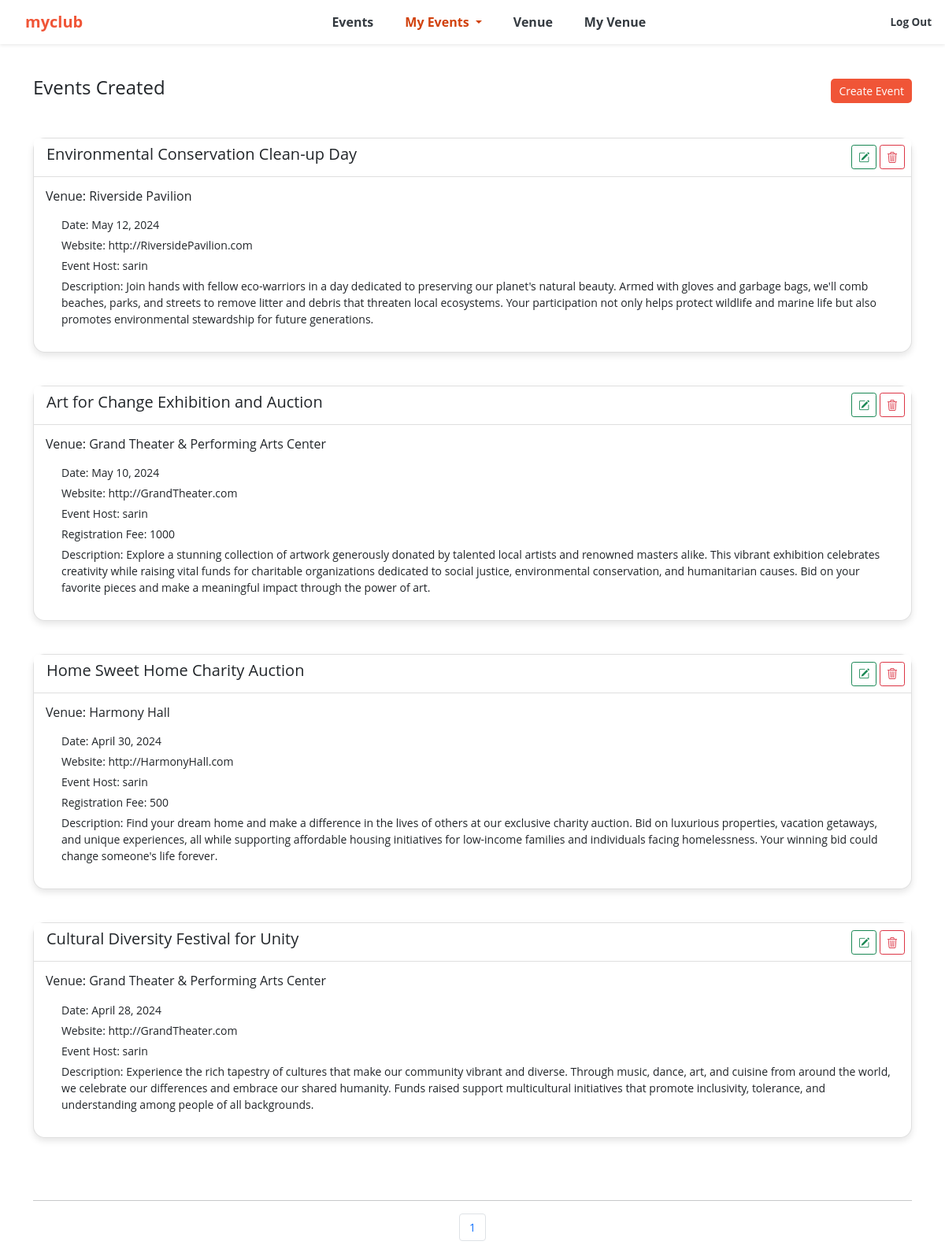
The app's page /my_events (signed in, upper part), older data.
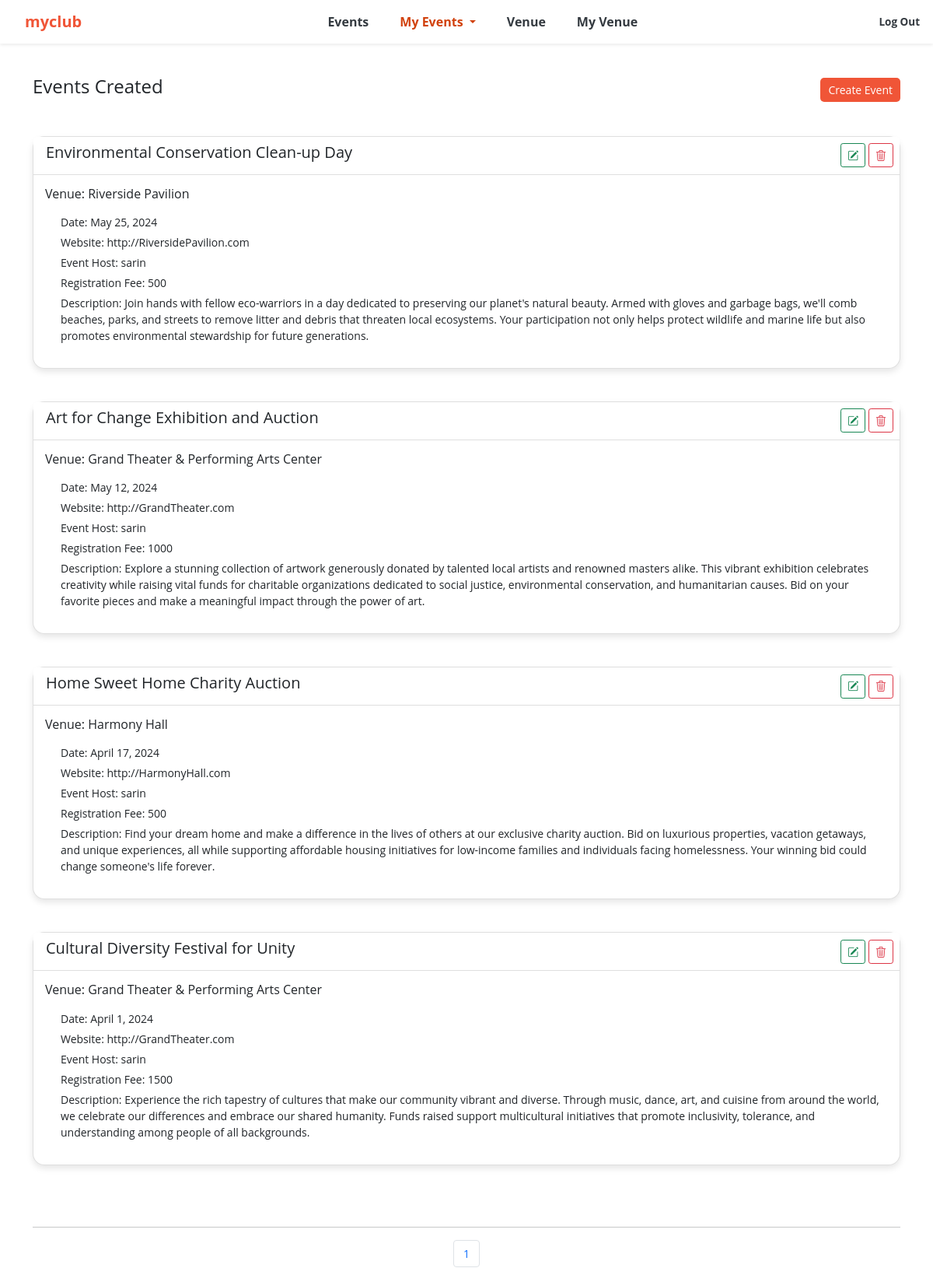
The same page, newer data.
### events/models.py (models this page shows, shortened)
class Event(models.Model):
	name = models.CharField('Event Name', max_length=120)
	event_date = models.DateField('Event Date', blank=False)
	venue = models.ForeignKey(Venue, blank=True, null=True, on_delete=models.CASCADE)
	manager = models.ForeignKey(User, blank=True, null=True, on_delete=models.SET_NULL)
	description = models.TextField(blank=False)
	registration_fee = models.IntegerField('Registration Fee', blank=False)
	def __str__(self):
		return self.name
	class Meta:
		ordering = ['-event_date']

class Venue(models.Model):
	name = models.CharField('Venue Name', max_length=120)
	address = models.CharField(max_length=300)
	zip_code = models.CharField('Zip Code', max_length=15)
	phone_regex = RegexValidator(regex=r'^\d{10}$', message="Phone number must be exactly 10 digits.")
	phone = models.CharField('Contact Phone', max_length=10, validators=[phone_regex])
	web = models.URLField('Website Address', blank=False)
	email_address = models.EmailField('Email Address', blank=False)
	owner = models.IntegerField("Venue Owner", blank=False, default=1)
	venue_description = models.TextField(blank=False)
	venue_image = models.ImageField(null=True, blank=True, upload_to="images/")
	capacity = models.IntegerField("Capacity", blank=False)
	make_public = models.BooleanField("Make Public", default=False)
	def __str__(self):
		return self.name
	class Meta:
		ordering = ['name']

### events/views.py (the view)
# urls.py: path('my_events', views.my_events, name='my_events'),
def my_events(request):
	event_list = Event.objects.filter(manager=request.user).order_by('-event_date')
	p = Paginator(event_list, 6)
	page = request.GET.get('page')
	events = p.get_page(page)
	nums = "a" * events.paginator.num_pages
	return render(request, 'events/my_events.html',
		{'event_list': event_list, 'events': events, 'nums':nums})

### events/templates/events/my_events.html (shortened to what this page needs)
{% extends 'events/base.html' %}
{% block content %}
    <nav class="custom-nav">
        <div>
            <h4>Events Created</h4>
        </div>
        <div>
            <a class="d-flex" href="{% url 'add-event' %}" style="text-decoration: none;">
                <button class="btn btn-sm btn-custom">Create Event</button>
            </a>
        </div>
    </nav>
    <br>
    {% if not events %}
        <p>You haven't created any events. Create your event to see it listed here.</p>
    {% else %}
        {% for event in events %}
            <div class="card custom-card">
                <div class="card-header custom-card-header d-flex justify-content-between align-items-center">
                    <h5 class="custom-card-title">{{ event }}</h5>
                    <div>
                        <a href="{% url 'update-event' event.id %}" class="btn btn-outline-success btn-sm"><i class="bi bi-pencil-square"></i></a>
                        <a href="{% url 'delete-event' event.id %}" class="btn btn-outline-danger btn-sm me-2"><i class="bi bi-trash3"></i></a>
                    </div>
                </div>
                <div class="card-body custom-card-body">
                    <h6 class="card-title">Venue: {{ event.venue }}</h6>
                    <p class="card-text">
                        <ul class="list-unstyled custom-list">
                            {% if event.event_date %}
                                <li>Date: {{ event.event_date }}</li>
                            {% endif %}
                            {% if event.venue.web %}
                                <li>Website: {{ event.venue.web }}</li>
                            {% endif %}
                            {% if event.manager %}
                                <li>Event Host: {{ event.manager }}</li>
                            {% endif %}
                            {% if event.registration_fee %}
                                <li>Registration Fee: {{ event.registration_fee }}</li>
                            {% endif %}
                            {% if event.description %}
                                <li>Description: {{ event.description }}</li>
                            {% endif %}
                        </ul>
                    </p>
                </div>
            </div>
            <br><br>
        {% endfor %}
    {% endif %}
    <br>
    <hr>
    <nav aria-label="Page navigation example">
        <ul class="pagination justify-content-center">
            {% for i in nums %}
                <li class="page-item">
                    <a class="page-link" href="?page={{ forloop.counter }}">{{ forloop.counter }}</a>
                </li>
            {% endfor %}
        </ul>
    </nav>
{% endblock %}

Row changes from the older to the newer data that the page shows:
changed Event "Environmental Conservation Clean-up Day": event_date "May 12, 2024" → "May 25, 2024"; registration_fee (not shown) → "500"
changed Event "Art for Change Exhibition and Auction": event_date "May 10, 2024" → "May 12, 2024"
changed Event "Home Sweet Home Charity Auction": event_date "April 30, 2024" → "April 17, 2024"
changed Event "Cultural Diversity Festival for Unity": event_date "April 28, 2024" → "April 1, 2024"; registration_fee (not shown) → "1500"
